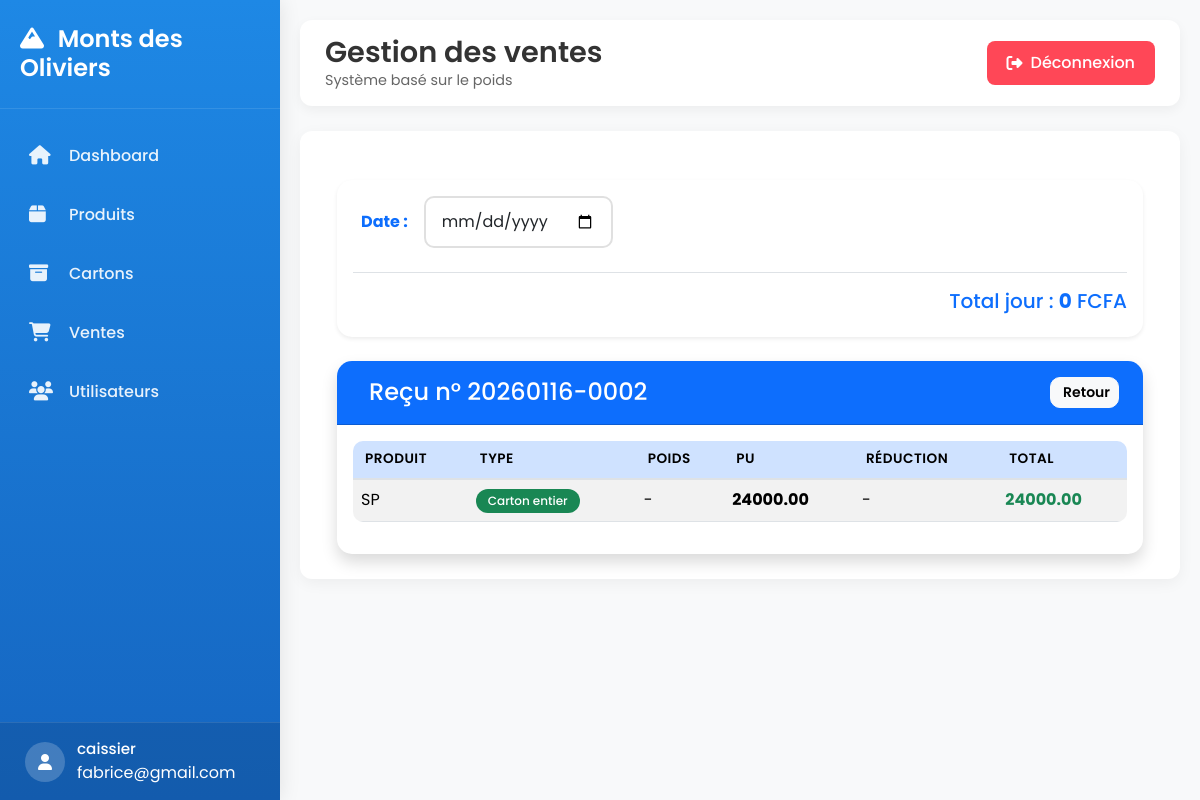
/recu/2/ (signed in), run on the app's committed database.
### stock_produit/models/user.py (models this page shows, shortened)
class User(AbstractUser):
    USER_TYPE_CHOICES = [
        ('admin', 'Admin'),
        ('caissier', 'Caissier'),
    ]
    username = None
    email = models.EmailField(unique=True)
    user_type = models.CharField(max_length=10, choices=USER_TYPE_CHOICES)
    USERNAME_FIELD = 'email'
    REQUIRED_FIELDS = []

### stock_produit/models/recu.py (models this page shows, shortened)
class Recu(models.Model):
        numero = models.CharField(max_length=20, unique=True)
        total = models.DecimalField(max_digits=12, decimal_places=2, default=0)
        created_at = models.DateTimeField(auto_now_add=True)

### stock_produit/models/vente.py (models this page shows, shortened)
class Vente(models.Model):
    created_at = models.DateTimeField(null=True, blank=True)
    TYPE_VENTE_CHOICES = (
        ("DETAIL", "Détail (Kg)"),
        ("CARTON", "Carton entier"),
    )
    recu = models.ForeignKey(
        Recu,
        related_name="ventes",
        on_delete=models.CASCADE
    )
    produit = models.ForeignKey(
        Produit,
        on_delete=models.PROTECT
    )
    carton = models.ForeignKey(
        Carton,
        on_delete=models.PROTECT,
        null=True,
        blank=True
    )
    type_vente = models.CharField(
        max_length=10,
        choices=TYPE_VENTE_CHOICES
    )
    poids_vendu = models.DecimalField(
        max_digits=10,
        decimal_places=2,
        null=True,
        blank=True
    )
    prix_unitaire = models.DecimalField(
        max_digits=10,
        decimal_places=2
    )
    reduction = models.DecimalField(
        max_digits=10,
        decimal_places=2,
        default=0
    )
    total_price = models.DecimalField(
        max_digits=12,
        decimal_places=2,
        default=0
    )

### stock_produit/models/produit.py (models this page shows)
class Produit(models.Model):
    CATEGORY_CHOICES = [
        ('volaille', 'Volailles'),
        ('poisson', 'Poissons'),
        ('frites', 'Frites'),
    ]
    name = models.CharField(max_length=100)
    price_per_kg = models.DecimalField(max_digits=10, decimal_places=2)
    carton_price = models.DecimalField(max_digits=10, decimal_places=2)
    category = models.CharField(max_length=20, choices=CATEGORY_CHOICES)
    stock_alert = models.PositiveIntegerField(default=5)
    created_at = models.DateTimeField(auto_now_add=True)
    def __str__(self):
        return self.name

### stock_produit/views.py (the view, shortened to what this page needs)
# urls.py: path("recu/<int:recu_id>/", views.ventes, name="detail_recu"),
@login_required
def ventes(request, recu_id=None):
    if recu_id:
        recu = get_object_or_404(
            Recu.objects.prefetch_related("ventes"),
            pk=recu_id
        )
        context = {
            "recu": recu,
            "form": VenteForm(),
            "panier": [],
            "recus": [],
            "total_jour": Decimal("0"),
            "selected_date": None,
            "detail_recu": True,
        }
        return render(request, "Vente/ventes.html", context)

### stock_produit/forms.py
class VenteForm(forms.ModelForm):
    class Meta:
        model = Vente
        fields = [
            "produit",
            "carton",
            "type_vente",
            "poids_vendu",
            "prix_unitaire",
            "reduction",
        ]
        widgets = {
            "produit": forms.Select(attrs={"class": "form-select"}),
            "carton": forms.Select(attrs={"class": "form-select"}),
            "type_vente": forms.Select(attrs={"class": "form-select"}),
            "poids_vendu": forms.NumberInput(attrs={"class": "form-control"}),
            "prix_unitaire": forms.NumberInput(attrs={
                "class": "form-control",
                "readonly": True
            }),
            "reduction": forms.NumberInput(attrs={"class": "form-control"}),
        }

### stock_produit/templates/Vente/ventes.html (shortened to what this page needs)
{% extends "Base/base.html" %}
{% block page_title %}Gestion des ventes{% endblock %}
{% block page_subtitle %}Système basé sur le poids{% endblock %}
{% block content %}
<div class="container-fluid mt-4">
<div class="card shadow-sm border-0 mb-4">
    <div class="card-body p-3">
        <form method="get" id="form-date" class="d-flex align-items-center gap-3">
            <label for="date" class="fw-bold text-primary mb-0">
                Date :
            </label>
            <input type="date" id="date" name="date" class="form-control w-auto" value="{{ selected_date }}">
        </form>
        <div class="total-jour text-end mt-4 pt-3 border-top">
            <h5 class="text-primary">
                Total jour : <span class="fw-bold">{{ total_jour }}</span> FCFA
            </h5>
        </div>
    </div>
</div>
{% if detail_recu %}
<div class="card shadow border-0">
    <div class="card-header bg-primary text-white d-flex justify-content-between align-items-center">
        <h4 class="mb-0">
            Reçu n° {{ recu.numero }}
        </h4>
        <a href="{% url 'ventes' %}" class="btn btn-light btn-sm">
            Retour
        </a>
    </div>
    <div class="card-body">
        <div class="table-responsive">
            <table class="table table-hover table-striped">
                <thead class="table-primary">
                    <tr>
                        <th>Produit</th>
                        <th>Type</th>
                        <th>Poids</th>
                        <th>PU</th>
                        <th>Réduction</th>
                        <th>Total</th>
                    </tr>
                </thead>
                <tbody>
                    {% for v in recu.ventes.all %}
                    <tr>
                        <td>{{ v.produit }}</td>
                        <td>
                            <span class="badge {% if v.type_vente == 'CARTON' %}bg-success{% else %}bg-info{% endif %}">
                                {{ v.get_type_vente_display }}
                            </span>
                        </td>
                        <td>
                            {% if v.poids_vendu %}
                            <span class="badge bg-secondary">{{ v.poids_vendu }}</span>
                            {% else %}-{% endif %}
                        </td>
                        <td class="fw-bold">{{ v.prix_unitaire }}</td>
                        <td>
                            {% if v.reduction %}
                            <span class="badge bg-warning text-dark">{{ v.reduction }}</span>
                            {% else %}-{% endif %}
                        </td>
                        <td class="fw-bold text-success">{{ v.total_price }}</td>
                    </tr>
                    {% endfor %}
                </tbody>
            </table>
        </div>
    </div>
</div>
{% endif %}
</div>
{% endblock %}

### stock_produit/templates/Base/base.html (shortened to what this page needs)
<!DOCTYPE html>
<html lang="fr">
<head>
    <link href="https://cdn.jsdelivr.net/npm/bootstrap@5.3.2/dist/css/bootstrap.min.css" rel="stylesheet">
    <link href="https://cdnjs.cloudflare.com/ajax/libs/font-awesome/6.5.1/css/all.min.css" rel="stylesheet">
</head>
<body>
    <div class="sidebar" id="sidebar">
        <div class="sidebar-header">
            <h3><i class="fas fa-mountain me-2"></i> Monts des Oliviers</h3>
        </div>
        <div class="sidebar-menu">
            <ul>
                <li>
                    <a href="{% url 'dashboard' %}" class="{% if request.path == '/dashboard/' %}active{% endif %}">
                        <i class="fas fa-home"></i>
                        <span>Dashboard</span>
                    </a>
                </li>
                <li>
                    <a href="{% url 'produits' %}" class="{% if 'produits' in request.path %}active{% endif %}">
                        <i class="fas fa-box"></i>
                        <span>Produits</span>
                    </a>
                </li>
                <li>
                    <a href="{% url 'cartons' %}" class="{% if 'cartons' in request.path %}active{% endif %}">
                        <i class="fas fa-archive"></i>
                        <span>Cartons</span>
                    </a>
                </li>
                <li>
                    <a href="{% url 'ventes' %}" class="{% if 'ventes' in request.path %}active{% endif %}">
                        <i class="fas fa-shopping-cart"></i>
                        <span>Ventes</span>
                    </a>
                </li>
                <li>
                    <a href="{% url 'users' %}" class="{% if 'users' in request.path %}active{% endif %}">
                        <i class="fas fa-users"></i>
                        <span>Utilisateurs</span>
                    </a>
                </li>
            </ul>
        </div>
        <div class="user-profile">
            <div class="user-info">
                <div class="user-avatar">
                    <i class="fas fa-user"></i>
                </div>
                <div>
                    {% if request.user.is_authenticated %}
                    <div class="user-name">{{ request.user.user_type }}</div>
                    <span>{{ request.user.email }}</span>
                    {% endif %}
                </div>
            </div>
        </div>
    </div>
    <div class="main-content" id="mainContent">
        <nav class="top-navbar">
            <div class="left-header">
                <div class="page-title">
                    <h1>{% block page_title %}Dashboard{% endblock %}</h1>
                    <p>{% block page_subtitle %}Gestion des opérations commerciales{% endblock %}</p>
                </div>
            </div>
            <div class="top-actions">
                <a href="{% url 'deconnexion' %}" class="logout-btn">
                    <i class="fas fa-sign-out-alt"></i>
                    Déconnexion
                </a>
            </div>
        </nav>
        <div class="content-card fade-in">
            {% block content %}{% endblock %}
        </div>
    </div>
</body>
</html>

### stock_produit/templates/Base/base.html (style rules this page uses)
:root { --primary-blue: #1e88e5; --dark-blue: #1565c0; --light-blue: #e3f2fd; --sidebar-width: 280px; --sidebar-collapsed: 80px; }
* { margin: 0; padding: 0; box-sizing: border-box; font-family: 'Poppins', sans-serif; }
body { background-color: #f8f9fa; min-height: 100vh; overflow-x: hidden; }
.sidebar { width: var(--sidebar-width); background: linear-gradient(180deg, var(--primary-blue) 0%, var(--dark-blue) 100%); position: fixed; top: 0; left: 0; height: 100vh; z-index: 1050; transition: all 0.3s ease; box-shadow: 0 0 20px rgba(0, 0, 0, 0.1); transform: translateX(0); }
.sidebar-header { padding: 25px 20px; border-bottom: 1px solid rgba(255, 255, 255, 0.1); display: flex; justify-content: space-between; align-items: center; }
.sidebar-header h3 { color: white; font-weight: 600; font-size: 1.5rem; margin: 0; }
.sidebar-menu { padding: 20px 0; height: calc(100vh - 180px); overflow-y: auto; }
.sidebar-menu ul { list-style: none; padding: 0; }
.sidebar-menu li { margin-bottom: 5px; }
.sidebar-menu a { display: flex; align-items: center; padding: 15px 25px; color: rgba(255, 255, 255, 0.9); text-decoration: none; transition: all 0.3s; border-left: 4px solid transparent; }
.sidebar-menu i { width: 25px; font-size: 1.2rem; margin-right: 15px; }
.sidebar-menu span { font-weight: 500; }
.user-profile { position: absolute; bottom: 0; left: 0; right: 0; padding: 15px 25px; border-top: 1px solid rgba(255, 255, 255, 0.1); background: rgba(0, 0, 0, 0.1); }
.user-info { display: flex; align-items: center; color: white; }
.user-avatar { width: 40px; height: 40px; background: rgba(255, 255, 255, 0.2); border-radius: 50%; display: flex; align-items: center; justify-content: center; margin-right: 12px; }
.user-name { font-weight: 500; font-size: 0.95rem; }
.main-content { margin-left: var(--sidebar-width); padding: 20px; min-height: 100vh; transition: all 0.3s ease; }
.top-navbar { background: white; padding: 15px 25px; border-radius: 12px; box-shadow: 0 4px 12px rgba(0, 0, 0, 0.05); margin-bottom: 25px; display: flex; justify-content: space-between; align-items: center; }
.top-navbar .page-title h1 { font-size: 1.8rem; font-weight: 600; color: #333; margin: 0; }
.top-navbar .page-title p { color: #666; margin: 0; font-size: 0.9rem; }
.top-actions { display: flex; align-items: center; gap: 20px; }
.left-header { display: flex; align-items: center; }
.logout-btn { background: #ff4757; color: white; border: none; padding: 10px 20px; border-radius: 8px; font-weight: 500; transition: all 0.3s; display: flex; align-items: center; gap: 8px; text-decoration: none; }
.content-card { background: white; border-radius: 12px; padding: 25px; box-shadow: 0 4px 15px rgba(0, 0, 0, 0.05); margin-bottom: 25px; }
.fade-in { animation: fadeIn 0.5s ease-out; }

### stock_produit/templates/Vente/ventes.html (style rules this page uses)
:root { --primary-gradient: linear-gradient(135deg, #667eea 0%, #764ba2 100%); --success-gradient: linear-gradient(135deg, #11998e 0%, #38ef7d 100%); --warning-gradient: linear-gradient(135deg, #f7971e 0%, #ffd200 100%); }
.card { border-radius: 15px; border: none; }
.card-header { border-radius: 15px 15px 0 0 !important; padding: 1rem 1.5rem; }
.form-control, .form-select { border-radius: 10px; border: 2px solid #e0e0e0; padding: 0.75rem 1rem; transition: all 0.3s; }
.btn { border-radius: 10px; font-weight: 600; transition: all 0.3s; }
.table { border-radius: 10px; overflow: hidden; }
.table thead th { border-bottom: 2px solid #dee2e6; font-weight: 600; text-transform: uppercase; font-size: 0.85rem; letter-spacing: 0.5px; }
.badge { padding: 0.5em 1em; border-radius: 50px; font-weight: 500; }

### data on the page
User: user.user_type "caissier", user.email "fabrice@gmail.com"
Recu: numero "20260116-0002"
Vente: produit "SP", type_vente "Carton entier", prix_unitaire "24000.00", total_price "24000.00"

### other printed values
{{ total_jour }} "0"
